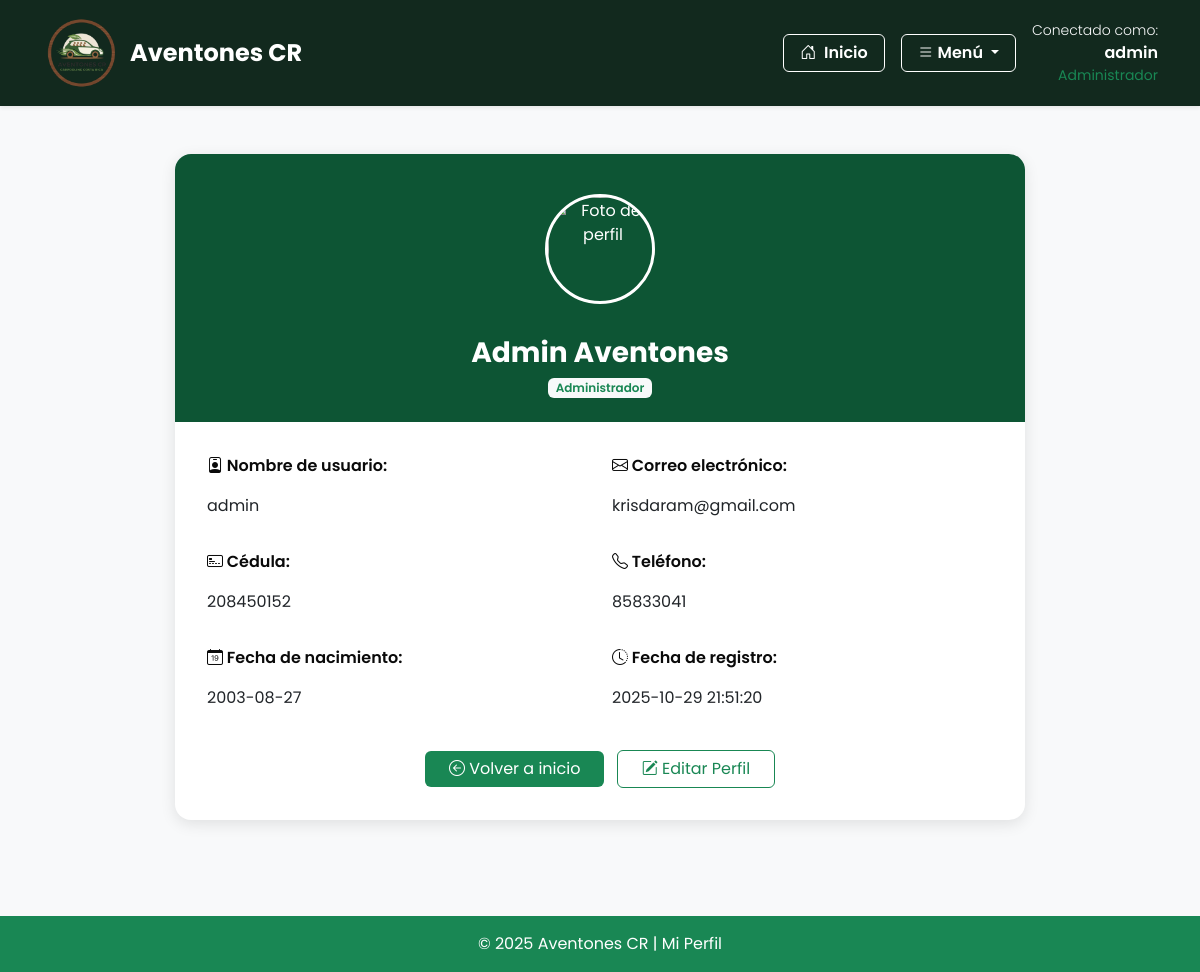
Page /miPerfil.php (signed in) on the committed database.
### tables this page shows
CREATE TABLE Usuarios (
  idUsuario INT AUTO_INCREMENT PRIMARY KEY,
  nombreUsuario VARCHAR(50) NOT NULL UNIQUE,
  contrasena VARCHAR(255) NOT NULL,       
  nombre VARCHAR(100) NOT NULL,
  apellidos VARCHAR(100) NOT NULL,
  cedula VARCHAR(30) NOT NULL UNIQUE,
  fechaNacimiento DATE NOT NULL,
  correo VARCHAR(100) NOT NULL UNIQUE,
  telefono VARCHAR(20) NOT NULL,
  fotografia VARCHAR(255) NULL,
  rol ENUM('pasajero', 'chofer', 'administrador') NOT NULL DEFAULT 'pasajero',
  fechaRegistro TIMESTAMP DEFAULT CURRENT_TIMESTAMP
);

### public/miPerfil.php (the view, shortened to what this page needs)
 <?php
include('includes/navbar.php');
require_once '../config/database.php';
$idUsuario = $_SESSION['user_id'];
$stmt = $pdo->prepare("SELECT * FROM usuarios WHERE idUsuario = ?");
$stmt->execute([$idUsuario]);
$usuario = $stmt->fetch(PDO::FETCH_ASSOC);
?>
<!DOCTYPE html>
<html lang="es">
<head>
  <link href="https://cdn.jsdelivr.net/npm/bootstrap@5.3.3/dist/css/bootstrap.min.css" rel="stylesheet">
  <link href="https://cdn.jsdelivr.net/npm/bootstrap-icons@1.11.1/font/bootstrap-icons.css" rel="stylesheet">
  <link rel="stylesheet" href="../css/miPerfil.css">
</head>
<body>
  <div class="container py-5">
    <div class="card mx-auto" style="max-width: 850px;">
      <div class="profile-header">
  <form id="formFoto" enctype="multipart/form-data" method="POST">
    <label for="fotoPerfil" class="foto-perfil">
      <img id="previewFoto"
     src="<?= !empty($usuario['fotografia'])
              ? 'public/uploads/perfiles/' . htmlspecialchars($usuario['fotografia'])
              : 'images/avatar_default.png' ?>"
     alt="Foto de perfil">
    </label>
  </form>
  <h3><?= htmlspecialchars($usuario['nombre'] . ' ' . $usuario['apellidos']) ?></h3>
  <span class="badge bg-light text-success fw-semibold"><?= ucfirst($usuario['rol']) ?></span>
</div>
      <div class="profile-body">
        <div class="row mb-3">
          <div class="col-md-6">
            <p class="info-label"><i class="bi bi-person-badge"></i> Nombre de usuario:</p>
            <p><?= htmlspecialchars($usuario['nombreUsuario']) ?></p>
          </div>
          <div class="col-md-6">
            <p class="info-label"><i class="bi bi-envelope"></i> Correo electrónico:</p>
            <p><?= htmlspecialchars($usuario['correo']) ?></p>
          </div>
        </div>
        <div class="row mb-3">
          <div class="col-md-6">
            <p class="info-label"><i class="bi bi-credit-card-2-front"></i> Cédula:</p>
            <p><?= htmlspecialchars($usuario['cedula']) ?></p>
          </div>
          <div class="col-md-6">
            <p class="info-label"><i class="bi bi-telephone"></i> Teléfono:</p>
            <p><?= htmlspecialchars($usuario['telefono']) ?></p>
          </div>
        </div>
        <div class="row mb-3">
          <div class="col-md-6">
            <p class="info-label"><i class="bi bi-calendar-date"></i> Fecha de nacimiento:</p>
            <p><?= htmlspecialchars($usuario['fechaNacimiento']) ?></p>
          </div>
          <div class="col-md-6">
            <p class="info-label"><i class="bi bi-clock-history"></i> Fecha de registro:</p>
            <p><?= htmlspecialchars($usuario['fechaRegistro'] ?? 'N/D') ?></p>
          </div>
        </div>
        <div class="mt-4 text-center">
          <a href="dashboard_<?= strtolower($usuario['rol']) ?>.php" class="btn btn-success px-4 me-2">
            <i class="bi bi-arrow-left-circle"></i> Volver a inicio
          </a>
          <a href="edit_miperfil.php?id=<?= $usuario['idUsuario'] ?>" class="btn btn-outline-success px-4">
            <i class="bi bi-pencil-square"></i> Editar Perfil
          </a>
        </div>
      </div>
    </div>
  </div>
  <footer class="text-center py-3 text-white mt-5" style="background-color: #198754;">
    © 2025 Aventones CR | Mi Perfil
  </footer>
</body>
</html>

### public/css/navbar.css (style rules this page uses)
:root { --color-principal: #198754; --color-secundario: #00b894; --color-texto-navbar: #ffffff; --color-fondo-navbar: #12291e; --color-fondo-footer: #1a100b; }

### public/css/miPerfil.css (style rules this page uses)
body { background-color: #f8f9fa; font-family: 'Poppins', sans-serif; }
.card { border: none; border-radius: 1rem; box-shadow: 0 4px 15px rgba(0, 0, 0, 0.1); }
.profile-header { background-color: #0d5534; color: white; border-radius: 1rem 1rem 0 0; padding: 2.5rem 1rem 1.5rem; text-align: center; position: relative; }
.foto-perfil { position: relative; display: inline-block; cursor: pointer; margin-bottom: 1rem; }
.foto-perfil img { width: 110px; height: 110px; border-radius: 50%; border: 3px solid #fff; object-fit: cover; transition: transform 0.3s ease; }
.profile-header h3 { margin-top: 0.5rem; font-weight: 700; }
.profile-body { padding: 2rem; }
.info-label { font-weight: 600; color: #0a0a0a; }
.btn-success { background-color: #198754; border: none; }

### rows in the picture
usuarios: nombre+apellidos "Admin Aventones", rol "Administrador", nombreUsuario "admin", correo "krisdaram@gmail.com", cedula "208450152", telefono "85833041", fechaNacimiento "2003-08-27", fechaRegistro "2025-10-29 21:51:20"

### other values in the picture
$nombre "admin"
$rol "Administrador"
